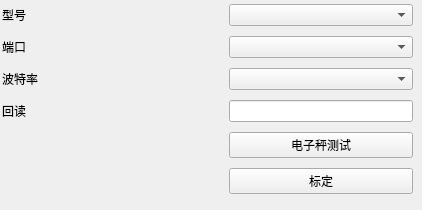
            <widget class="QWidget" name="page_4">
             <widget class="QWidget" name="layoutWidget">
              <property name="geometry">
               <rect>
                <x>2</x>
                <y>0</y>
                <width>411</width>
                <height>201</height>
               </rect>
              </property>
              <layout class="QGridLayout" name="gridLayout_5">
               <item row="2" column="2">
                <widget class="lds_ComboBox" name="comboBox_jijia_boud"/>
               </item>
               <item row="5" column="2">
                <widget class="QPushButton" name="pushButton_jijia_CAL">
                 <property name="focusPolicy">
                  <enum>Qt::NoFocus</enum>
                 </property>
                 <property name="text">
                  <string>标定</string>
                 </property>
                </widget>
               </item>
               <item row="0" column="0">
                <widget class="QLabel" name="label_80">
                 <property name="text">
                  <string>型号</string>
                 </property>
                </widget>
               </item>
               <item row="1" column="2">
                <widget class="lds_ComboBox" name="comboBox_jijia_port"/>
               </item>
               <item row="2" column="0">
                <widget class="QLabel" name="label_82">
                 <property name="text">
                  <string>波特率</string>
                 </property>
                </widget>
               </item>
               <item row="1" column="1">
                <spacer name="horizontalSpacer_2">
                 <property name="orientation">
                  <enum>Qt::Horizontal</enum>
                 </property>
                 <property name="sizeHint" stdset="0">
                  <size>
                   <width>40</width>
                   <height>20</height>
                  </size>
                 </property>
                </spacer>
               </item>
               <item row="1" column="0">
                <widget class="QLabel" name="label_81">
                 <property name="text">
                  <string>端口</string>
                 </property>
                </widget>
               </item>
               <item row="3" column="2">
                <widget class="QLineEdit" name="lineEdit_jijia_readback"/>
               </item>
               <item row="3" column="0">
                <widget class="QLabel" name="label_86">
                 <property name="text">
                  <string>回读</string>
                 </property>
                </widget>
               </item>
               <item row="0" column="2">
                <widget class="lds_ComboBox" name="comboBox_jijia_type"/>
               </item>
               <item row="4" column="2">
                <widget class="QPushButton" name="pushButton_jijia_test">
                 <property name="focusPolicy">
                  <enum>Qt::NoFocus</enum>
                 </property>
                 <property name="text">
                  <string>电子秤测试</string>
                 </property>
                </widget>
               </item>
              </layout>
             </widget>
            </widget>
